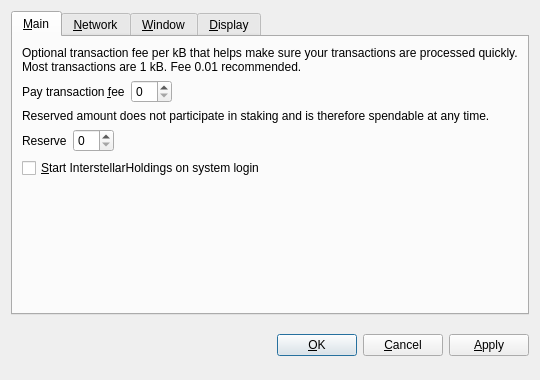
<?xml version="1.0" encoding="UTF-8"?>
<ui version="4.0">
 <class>OptionsDialog</class>
 <widget class="QDialog" name="OptionsDialog">
  <property name="geometry">
   <rect>
    <x>0</x>
    <y>0</y>
    <width>540</width>
    <height>380</height>
   </rect>
  </property>
  <property name="windowTitle">
   <string>Options</string>
  </property>
  <property name="modal">
   <bool>true</bool>
  </property>
  <layout class="QVBoxLayout" name="verticalLayout">
   <item>
    <widget class="QTabWidget" name="tabWidget">
     <property name="tabPosition">
      <enum>QTabWidget::North</enum>
     </property>
     <property name="currentIndex">
      <number>0</number>
     </property>
     <widget class="QWidget" name="tabMain">
      <attribute name="title">
       <string>&amp;Main</string>
      </attribute>
      <layout class="QVBoxLayout" name="verticalLayout_Main">
       <item>
        <widget class="QLabel" name="transactionFeeInfoLabel">
         <property name="text">
          <string>Optional transaction fee per kB that helps make sure your transactions are processed quickly. Most transactions are 1 kB. Fee 0.01 recommended.</string>
         </property>
         <property name="textFormat">
          <enum>Qt::PlainText</enum>
         </property>
         <property name="wordWrap">
          <bool>true</bool>
         </property>
        </widget>
       </item>
       <item>
        <layout class="QHBoxLayout" name="horizontalLayoutFee">
         <item>
          <widget class="QLabel" name="transactionFeeLabel">
           <property name="text">
            <string>Pay transaction &amp;fee</string>
           </property>
           <property name="textFormat">
            <enum>Qt::PlainText</enum>
           </property>
           <property name="buddy">
            <cstring>transactionFee</cstring>
           </property>
          </widget>
         </item>
         <item>
          <widget class="BitcoinAmountField" name="transactionFee"/>
         </item>
         <item>
          <spacer name="horizontalSpacerFee">
           <property name="orientation">
            <enum>Qt::Horizontal</enum>
           </property>
           <property name="sizeHint" stdset="0">
            <size>
             <width>40</width>
             <height>20</height>
            </size>
           </property>
          </spacer>
         </item>
        </layout>
       </item>
       <item>
        <widget class="QLabel" name="reserveBalanceInfoLabel">
         <property name="text">
          <string>Reserved amount does not participate in staking and is therefore spendable at any time.</string>
         </property>
         <property name="textFormat">
          <enum>Qt::PlainText</enum>
         </property>
         <property name="wordWrap">
          <bool>true</bool>
         </property>
        </widget>
       </item>
       <item>
        <layout class="QHBoxLayout" name="horizontalLayoutReserveBalance">
         <item>
          <widget class="QLabel" name="reserveBalanceLabel">
           <property name="text">
            <string>Reserve</string>
           </property>
           <property name="textFormat">
            <enum>Qt::PlainText</enum>
           </property>
           <property name="buddy">
            <cstring>reserveBalance</cstring>
           </property>
          </widget>
         </item>
         <item>
          <widget class="BitcoinAmountField" name="reserveBalance"/>
         </item>
         <item>
          <spacer name="horizontalSpacerReserveBalance">
           <property name="orientation">
            <enum>Qt::Horizontal</enum>
           </property>
           <property name="sizeHint" stdset="0">
            <size>
             <width>40</width>
             <height>20</height>
            </size>
           </property>
          </spacer>
         </item>
        </layout>
       </item>
       <item>
        <widget class="QCheckBox" name="bitcoinAtStartup">
         <property name="toolTip">
          <string>Automatically start InterstellarHoldings after logging in to the system.</string>
         </property>
         <property name="text">
          <string>&amp;Start InterstellarHoldings on system login</string>
         </property>
        </widget>
       </item>
       <item>
        <spacer name="verticalSpacer_Main">
         <property name="orientation">
          <enum>Qt::Vertical</enum>
         </property>
         <property name="sizeHint" stdset="0">
          <size>
           <width>20</width>
           <height>40</height>
          </size>
         </property>
        </spacer>
       </item>
      </layout>
     </widget>
     <widget class="QWidget" name="tabNetwork">
      <attribute name="title">
       <string>&amp;Network</string>
      </attribute>
      <layout class="QVBoxLayout" name="verticalLayout_Network">
       <item>
        <widget class="QCheckBox" name="mapPortUpnp">
         <property name="toolTip">
          <string>Automatically open the InterstellarHoldings client port on the router. This only works when your router supports UPnP and it is enabled.</string>
         </property>
         <property name="text">
          <string>Map port using &amp;UPnP</string>
         </property>
        </widget>
       </item>
       <item>
        <widget class="QCheckBox" name="connectSocks">
         <property name="toolTip">
          <string>Connect to the InterstellarHoldings network through a SOCKS5 proxy (e.g. when connecting through Tor).</string>
         </property>
         <property name="text">
          <string>&amp;Connect through SOCKS5 proxy:</string>
         </property>
        </widget>
       </item>
       <item>
        <layout class="QHBoxLayout" name="horizontalLayout_Network">
         <item>
          <widget class="QLabel" name="proxyIpLabel">
           <property name="text">
            <string>Proxy &amp;IP:</string>
           </property>
           <property name="textFormat">
            <enum>Qt::PlainText</enum>
           </property>
           <property name="buddy">
            <cstring>proxyIp</cstring>
           </property>
          </widget>
         </item>
         <item>
          <widget class="QValidatedLineEdit" name="proxyIp">
           <property name="maximumSize">
            <size>
             <width>140</width>
             <height>16777215</height>
            </size>
           </property>
           <property name="toolTip">
            <string>IP address of the proxy (e.g. 127.0.0.1)</string>
           </property>
          </widget>
         </item>
         <item>
          <widget class="QLabel" name="proxyPortLabel">
           <property name="text">
            <string>&amp;Port:</string>
           </property>
           <property name="textFormat">
            <enum>Qt::PlainText</enum>
           </property>
           <property name="buddy">
            <cstring>proxyPort</cstring>
           </property>
          </widget>
         </item>
         <item>
          <widget class="QLineEdit" name="proxyPort">
           <property name="maximumSize">
            <size>
             <width>55</width>
             <height>16777215</height>
            </size>
           </property>
           <property name="toolTip">
            <string>Port of the proxy (e.g. 9050)</string>
           </property>
          </widget>
         </item>
         <item>
          <spacer name="horizontalSpacer_Network">
           <property name="orientation">
            <enum>Qt::Horizontal</enum>
           </property>
           <property name="sizeHint" stdset="0">
            <size>
             <width>40</width>
             <height>20</height>
            </size>
           </property>
          </spacer>
         </item>
        </layout>
       </item>
       <item>
        <spacer name="verticalSpacer_Network">
         <property name="orientation">
          <enum>Qt::Vertical</enum>
         </property>
         <property name="sizeHint" stdset="0">
          <size>
           <width>20</width>
           <height>40</height>
          </size>
         </property>
        </spacer>
       </item>
      </layout>
     </widget>
     <widget class="QWidget" name="tabWindow">
      <attribute name="title">
       <string>&amp;Window</string>
      </attribute>
      <layout class="QVBoxLayout" name="verticalLayout_Window">
       <item>
        <widget class="QCheckBox" name="minimizeToTray">
         <property name="toolTip">
          <string>Show only a tray icon after minimizing the window.</string>
         </property>
         <property name="text">
          <string>&amp;Minimize to the tray instead of the taskbar</string>
         </property>
        </widget>
       </item>
       <item>
        <widget class="QCheckBox" name="minimizeOnClose">
         <property name="toolTip">
          <string>Minimize instead of exit the application when the window is closed. When this option is enabled, the application will be closed only after selecting Quit in the menu.</string>
         </property>
         <property name="text">
          <string>M&amp;inimize on close</string>
         </property>
        </widget>
       </item>
       <item>
        <spacer name="verticalSpacer_Window">
         <property name="orientation">
          <enum>Qt::Vertical</enum>
         </property>
         <property name="sizeHint" stdset="0">
          <size>
           <width>20</width>
           <height>40</height>
          </size>
         </property>
        </spacer>
       </item>
      </layout>
     </widget>
     <widget class="QWidget" name="tabDisplay">
      <attribute name="title">
       <string>&amp;Display</string>
      </attribute>
      <layout class="QVBoxLayout" name="verticalLayout_Display">
       <item>
        <layout class="QHBoxLayout" name="horizontalLayout_1_Display">
         <item>
          <widget class="QLabel" name="langLabel">
           <property name="text">
            <string>User Interface &amp;language:</string>
           </property>
           <property name="textFormat">
            <enum>Qt::PlainText</enum>
           </property>
           <property name="buddy">
            <cstring>lang</cstring>
           </property>
          </widget>
         </item>
         <item>
          <widget class="QValueComboBox" name="lang">
           <property name="toolTip">
            <string>The user interface language can be set here. This setting will take effect after restarting InterstellarHoldings.</string>
           </property>
          </widget>
         </item>
        </layout>
       </item>
       <item>
        <layout class="QHBoxLayout" name="horizontalLayout_2_Display">
         <item>
          <widget class="QLabel" name="unitLabel">
           <property name="text">
            <string>&amp;Unit to show amounts in:</string>
           </property>
           <property name="textFormat">
            <enum>Qt::PlainText</enum>
           </property>
           <property name="buddy">
            <cstring>unit</cstring>
           </property>
          </widget>
         </item>
         <item>
          <widget class="QValueComboBox" name="unit">
           <property name="toolTip">
            <string>Choose the default subdivision unit to show in the interface and when sending coins.</string>
           </property>
          </widget>
         </item>
        </layout>
       </item>
       <item>
        <widget class="QCheckBox" name="coinControlFeatures">
         <property name="toolTip">
          <string>Whether to show coin control features or not.</string>
         </property>
         <property name="text">
          <string>Display coin &amp;control features (experts only!)</string>
         </property>
        </widget>
       </item>
       <item>
        <spacer name="verticalSpacer_Display">
         <property name="orientation">
          <enum>Qt::Vertical</enum>
         </property>
         <property name="sizeHint" stdset="0">
          <size>
           <width>20</width>
           <height>40</height>
          </size>
         </property>
        </spacer>
       </item>
      </layout>
     </widget>
    </widget>
   </item>
   <item>
    <layout class="QHBoxLayout" name="horizontalLayout_Buttons">
     <item>
      <spacer name="horizontalSpacer_1">
       <property name="orientation">
        <enum>Qt::Horizontal</enum>
       </property>
       <property name="sizeHint" stdset="0">
        <size>
         <width>40</width>
         <height>48</height>
        </size>
       </property>
      </spacer>
     </item>
     <item>
      <widget class="QLabel" name="statusLabel">
       <property name="font">
        <font>
         <weight>75</weight>
         <bold>true</bold>
        </font>
       </property>
       <property name="text">
        <string/>
       </property>
       <property name="textFormat">
        <enum>Qt::PlainText</enum>
       </property>
       <property name="wordWrap">
        <bool>true</bool>
       </property>
      </widget>
     </item>
     <item>
      <spacer name="horizontalSpacer_2">
       <property name="orientation">
        <enum>Qt::Horizontal</enum>
       </property>
       <property name="sizeHint" stdset="0">
        <size>
         <width>40</width>
         <height>48</height>
        </size>
       </property>
      </spacer>
     </item>
     <item>
      <widget class="QPushButton" name="okButton">
       <property name="text">
        <string>&amp;OK</string>
       </property>
      </widget>
     </item>
     <item>
      <widget class="QPushButton" name="cancelButton">
       <property name="text">
        <string>&amp;Cancel</string>
       </property>
       <property name="autoDefault">
        <bool>false</bool>
       </property>
      </widget>
     </item>
     <item>
      <widget class="QPushButton" name="applyButton">
       <property name="text">
        <string>&amp;Apply</string>
       </property>
       <property name="autoDefault">
        <bool>false</bool>
       </property>
      </widget>
     </item>
    </layout>
   </item>
  </layout>
 </widget>
 <customwidgets>
  <customwidget>
   <class>BitcoinAmountField</class>
   <extends>QSpinBox</extends>
   <header>bitcoinamountfield.h</header>
  </customwidget>
  <customwidget>
   <class>QValueComboBox</class>
   <extends>QComboBox</extends>
   <header>qvaluecombobox.h</header>
  </customwidget>
  <customwidget>
   <class>QValidatedLineEdit</class>
   <extends>QLineEdit</extends>
   <header>qvalidatedlineedit.h</header>
  </customwidget>
 </customwidgets>
 <resources/>
 <connections/>
</ui>
